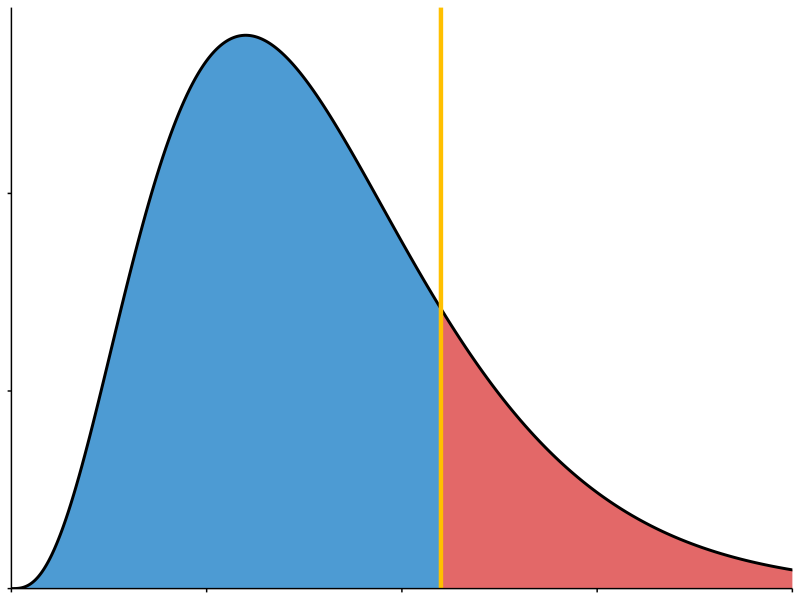

Source code (R):
library(ggplot2)

# -------------------------------
# Parameters
# -------------------------------
shape <- 4
scale <- 0.8

# -------------------------------
# Generate gamma distribution data
# -------------------------------
z_range <- seq(0, 10, length.out = 1000)
gamma_data <- data.frame(
  z = z_range,
  density = dgamma(z_range, shape = shape, scale = scale)
)

# Calculate cusp point (vertical line position)
z_cusp <- (shape - 1) * scale+2

# Split data for different shading regions
left_data <- gamma_data[gamma_data$z <= z_cusp, ]
right_data <- gamma_data[gamma_data$z >= z_cusp, ]

# -------------------------------
# Create the plot
# -------------------------------
ggplot() +
  # Left side shading (blue)
  geom_area(data = left_data, aes(x = z, y = density), 
            fill = "#0070C0", alpha = 0.7) +
  
  # Right side shading (red)
  geom_area(data = right_data, aes(x = z, y = density), 
            fill = "#D72727", alpha = 0.7) +
  
  # Main curve line
  geom_line(data = gamma_data, aes(x = z, y = density), 
            color = "black", linewidth = 1) +
  
  # Vertical line at cusp
  geom_vline(xintercept = z_cusp, color = "#FFC000", linewidth = 1.5) +
  
  # Styling
  theme_minimal() +
  theme(
    panel.background = element_rect(fill = "white", color = NA),
    plot.background = element_rect(fill = "white", color = NA),
    panel.grid = element_blank(),
    axis.title = element_blank(),
    axis.text = element_blank(),
    axis.ticks = element_line(color = "black"),
    axis.line = element_line(color = "black")
  ) +
  coord_cartesian(xlim = c(0, 8), ylim = c(0, max(gamma_data$density) * 1.05)) +
  scale_x_continuous(expand = c(0, 0)) +
  scale_y_continuous(expand = c(0, 0))

# Save the plot
ggsave("Figure 1/gamma_distribution_plot.pdf", width = 8, height = 6, bg = "white")
